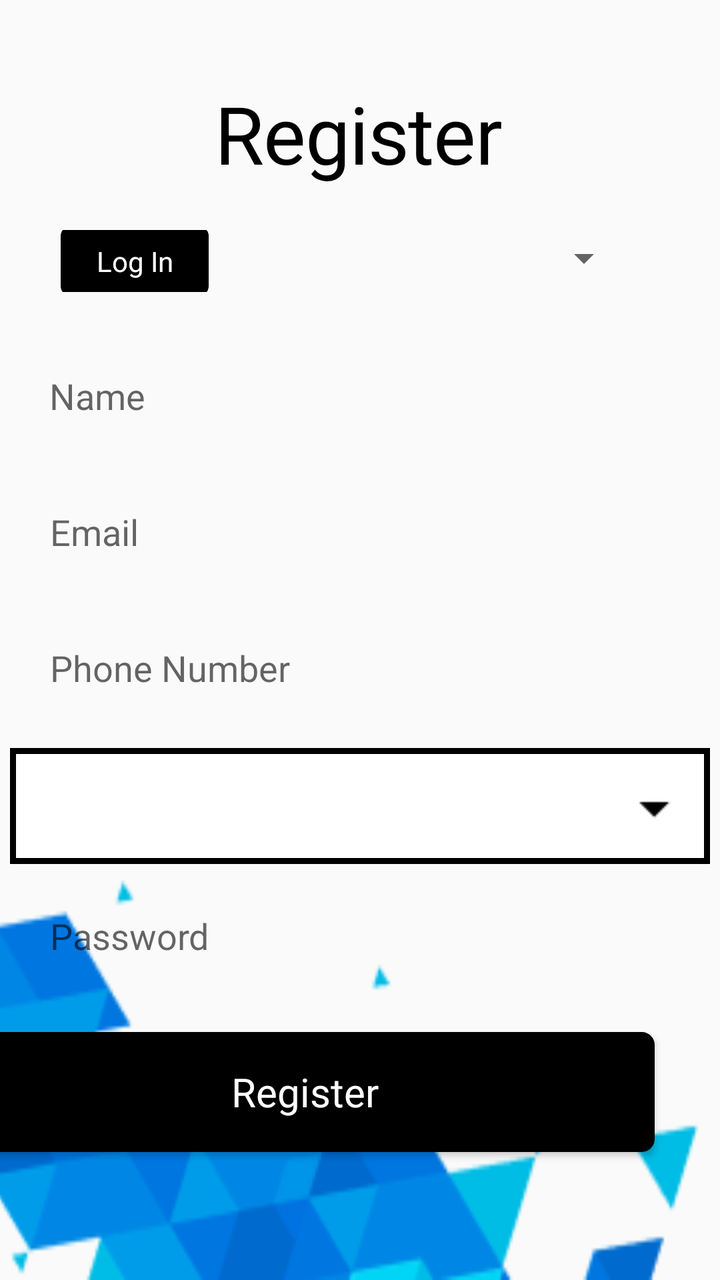
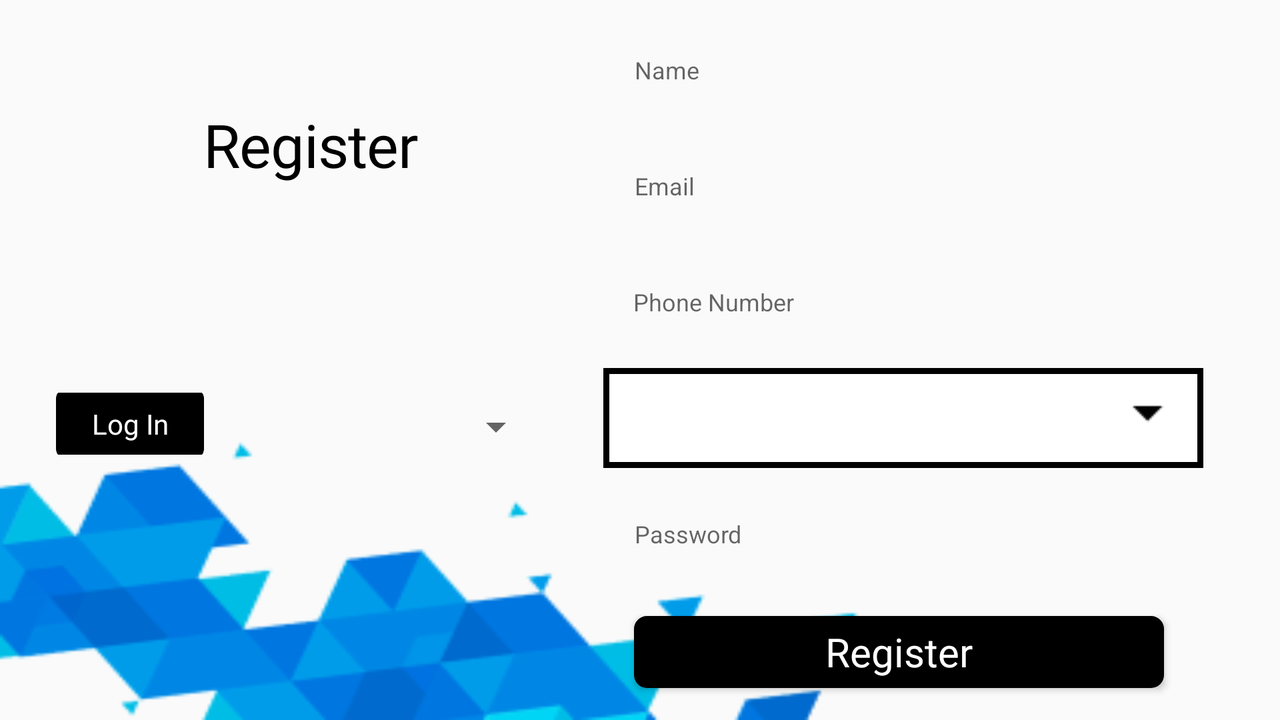

Compare how this app lays out the same screen by default and in its alternative resource folder. The renders come first, then the two layout files and the values they reference.
<!-- AndroidManifest.xml: activity theme AppTheme.NoActionBar -->
<!-- res/layout/activity_register.xml -->
<?xml version="1.0" encoding="utf-8"?>
<androidx.constraintlayout.widget.ConstraintLayout xmlns:android="http://schemas.android.com/apk/res/android"
    xmlns:app="http://schemas.android.com/apk/res-auto"
    xmlns:tools="http://schemas.android.com/tools"
    android:layout_width="match_parent"
    android:layout_height="match_parent"
    tools:context=".view.RegisterActivity">

    <View
        android:id="@+id/vector_shap2"
        android:layout_width="411dp"
        android:layout_height="370dp"
        android:layout_alignParentStart="true"
        android:layout_alignParentTop="true"
        android:background="@drawable/vector_shape"
        android:rotation="180"
        app:layout_constraintBottom_toBottomOf="parent"
        app:layout_constraintEnd_toEndOf="parent"
        app:layout_constraintHorizontal_bias="1.0"
        app:layout_constraintStart_toStartOf="parent"
        app:layout_constraintTop_toTopOf="parent"
        app:layout_constraintVertical_bias="1.0" />

    <TextView
        android:id="@+id/welcome_to"
        android:layout_width="wrap_content"
        android:layout_height="wrap_content"
        android:layout_alignParentStart="true"
        android:layout_alignParentTop="true"
        android:layout_alignParentEnd="true"
        android:layout_alignParentBottom="true"
        android:layout_marginStart="138dp"
        android:layout_marginTop="40dp"
        android:layout_marginEnd="139dp"
        android:fontFamily="@font/comfortaa"
        android:gravity="center_vertical"
        android:text="@string/register"
        android:textAppearance="@style/welcome_to"
        android:textSize="40sp"
        app:layout_constraintEnd_toEndOf="parent"
        app:layout_constraintStart_toStartOf="parent"
        app:layout_constraintTop_toTopOf="parent" />

    <EditText
        android:id="@+id/username"
        android:layout_width="350dp"
        android:layout_height="60dp"
        android:layout_marginStart="99dp"
        android:layout_marginEnd="99dp"
        android:layout_marginBottom="8dp"
        android:autofillHints="email"
        android:background="@drawable/text_border"
        android:ems="10"
        android:hint="@string/email"
        android:inputType="textEmailAddress"
        android:padding="20dp"
        app:layout_constraintBottom_toTopOf="@+id/phone"
        app:layout_constraintEnd_toEndOf="parent"
        app:layout_constraintStart_toStartOf="parent" />

    <EditText
        android:id="@+id/Name"
        android:layout_width="350dp"
        android:layout_height="60dp"
        android:layout_marginStart="99dp"
        android:layout_marginEnd="99dp"
        android:layout_marginBottom="8dp"
        android:autofillHints="username"
        android:background="@drawable/text_border"
        android:ems="10"
        android:hint="@string/name"
        android:inputType="textPersonName"
        android:padding="20dp"
        app:layout_constraintBottom_toTopOf="@+id/username"
        app:layout_constraintEnd_toEndOf="parent"
        app:layout_constraintHorizontal_bias="0.503"
        app:layout_constraintStart_toStartOf="parent" />

    <EditText
        android:id="@+id/phone"
        android:layout_width="350dp"
        android:layout_height="60dp"
        android:layout_marginStart="99dp"
        android:layout_marginEnd="99dp"
        android:layout_marginBottom="8dp"
        android:autofillHints="PhoneNumber"
        android:background="@drawable/text_border"
        android:ems="10"
        android:hint="@string/phone_number"
        android:inputType="phone"
        android:padding="20dp"
        app:layout_constraintBottom_toTopOf="@+id/address"
        app:layout_constraintEnd_toEndOf="parent"
        app:layout_constraintStart_toStartOf="parent" />


    <EditText
        android:id="@+id/password"
        android:layout_width="350dp"
        android:layout_height="60dp"
        android:layout_marginStart="99dp"
        android:layout_marginEnd="99dp"
        android:layout_marginBottom="16dp"
        android:autofillHints="Password"
        android:background="@drawable/text_border"
        android:ems="10"
        android:hint="@string/password"
        android:inputType="textPassword"
        android:padding="20dp"
        app:layout_constraintBottom_toTopOf="@+id/register"
        app:layout_constraintEnd_toEndOf="parent"
        app:layout_constraintStart_toStartOf="parent" />

    <Button
        android:id="@+id/register"
        android:layout_width="350dp"
        android:layout_height="60dp"
        android:layout_marginStart="28dp"
        android:layout_marginEnd="33dp"
        android:layout_marginBottom="64dp"
        android:background="@drawable/button_anim"
        android:fontFamily="@font/comfortaa"
        android:text="@string/register"
        android:textAllCaps="false"
        android:textColor="#FFFFFF"
        android:textSize="20sp"
        app:layout_constraintBottom_toBottomOf="parent"
        app:layout_constraintEnd_toEndOf="parent"
        app:layout_constraintHorizontal_bias="1.0"
        app:layout_constraintStart_toStartOf="parent" />

    <Spinner
        android:id="@+id/spinner"
        android:layout_width="161dp"
        android:layout_height="58dp"
        android:layout_marginEnd="44dp"
        android:layout_marginBottom="12dp"
        app:layout_constraintBottom_toTopOf="@+id/Name"
        app:layout_constraintEnd_toEndOf="parent" />

    <Spinner
        android:id="@+id/address"
        android:layout_width="350dp"
        android:layout_height="58dp"
        android:layout_marginBottom="8dp"
        android:background="@drawable/gradient_spinner"
        app:layout_constraintBottom_toTopOf="@+id/password"
        app:layout_constraintEnd_toEndOf="parent"
        app:layout_constraintHorizontal_bias="0.508"
        app:layout_constraintStart_toStartOf="parent" />

    <Button
        android:id="@+id/switchto"
        android:layout_width="74dp"
        android:layout_height="31dp"
        android:layout_marginStart="28dp"
        android:layout_marginEnd="33dp"
        android:layout_marginBottom="24dp"
        android:background="@drawable/button_black"
        android:fontFamily="@font/comfortaa"
        android:text="@string/login"
        android:textAllCaps="false"
        android:textColor="#FFFFFF"
        android:textSize="14sp"
        app:layout_constraintBottom_toTopOf="@+id/Name"
        app:layout_constraintEnd_toEndOf="parent"
        app:layout_constraintHorizontal_bias="0.01"
        app:layout_constraintStart_toStartOf="parent" />

</androidx.constraintlayout.widget.ConstraintLayout>
<!-- resources referenced by this layout -->
<resources>
  <!-- drawable button_anim (drawable) -->
  <?xml version="1.0" encoding="utf-8"?>
  <ripple xmlns:android="http://schemas.android.com/apk/res/android"
      android:color="@color/colorPrimaryDark">
      <item android:id="@android:id/mask">
          <shape android:shape="rectangle">
              <solid android:color="@color/colorPrimaryDark" />
              <corners android:radius="10dp" />
          </shape>
      </item>
  
      <item android:id="@android:id/background">
          <shape android:shape="rectangle">
              <stroke
                  android:width="3dp"
                  android:color="@android:color/black" />
  
              <solid android:color="@android:color/black" />
              <corners android:radius="5dp" />
          </shape>
      </item>
  </ripple>
  <!-- drawable button_black (drawable-v24) -->
  <?xml version="1.0" encoding="utf-8"?>
  <vector
      xmlns:android="http://schemas.android.com/apk/res/android"
      xmlns:aapt="http://schemas.android.com/aapt"
      android:width="200dp"
      android:height="40dp"
      android:viewportWidth="309"
      android:viewportHeight="48"
      >
  
      <group>
  
          <clip-path
              android:pathData="M6 0H303C306.314 0 309 2.68629 309 6V42C309 45.3137 306.314 48 303 48H6C2.68629 48 0 45.3137 0 42V6C0 2.68629 2.68629 0 6 0Z"
              />
  
          <path
              android:pathData="M0 0V48H309V0"
              android:fillColor="#000000"
              />
  
          <path
              android:pathData="M6 0H303C306.314 0 309 2.68629 309 6V42C309 45.3137 306.314 48 303 48H6C2.68629 48 0 45.3137 0 42V6C0 2.68629 2.68629 0 6 0Z"
              android:strokeWidth="4"
              android:strokeColor="#000000"
              />
  
      </group>
  
  </vector>
  <!-- drawable gradient_spinner (drawable) -->
  <?xml version="1.0" encoding="utf-8"?>
  <selector xmlns:android="http://schemas.android.com/apk/res/android">
      <item><layer-list>
          <item>
              <shape>
                  <solid
                      android:color="@color/design_default_color_background">
                  </solid>
  
                  <padding
                      android:bottom="10dp"
                      android:left="10dp"
                      android:right="10dp"
                      android:top="10dp" />
                  <stroke
                      android:width="3dp"
                      android:color="@color/design_default_color_on_secondary"/>
              </shape>
          </item>
          <item >
              <bitmap android:gravity="bottom|right"
                  android:src="@drawable/ic_arrow_drop_down_24px" />
          </item>
      </layer-list></item>
  </selector>
  <!-- drawable vector_shape: png bitmap (drawable-v24, 11554 bytes) -->
  <string name="email">Email</string>
  <string name="login">Log In</string>
  <string name="name">Name</string>
  <string name="password">Password</string>
  <string name="phone_number">Phone Number</string>
  <string name="register">Register</string>
  <style name="welcome_to">
          <item name="android:textSize"> 24sp </item>
  
          <item name="android:letterSpacing"> -0.01 </item>
  
          <item name="android:textColor"> #000000 </item>
      </style>
  <style name="AppTheme.NoActionBar">
          <item name="windowActionBar">false</item>
          <item name="windowNoTitle">true</item>
          <item name="android:windowFullscreen">true</item>
          <item name="android:statusBarColor">@android:color/transparent</item>
      </style>
  <!-- drawable ic_arrow_drop_down_24px: png bitmap (drawable-v24, 225 bytes) -->
</resources>
<!-- res/layout-land/activity_register.xml (the repository's variant of the layout above) -->
<!-- drawn on the phone turned sideways -->
<?xml version="1.0" encoding="utf-8"?>
<androidx.constraintlayout.widget.ConstraintLayout xmlns:android="http://schemas.android.com/apk/res/android"
    xmlns:app="http://schemas.android.com/apk/res-auto"
    xmlns:tools="http://schemas.android.com/tools"
    android:layout_width="match_parent"
    android:layout_height="match_parent"
    tools:context=".view.RegisterActivity">

    <Spinner
        android:id="@+id/address"
        android:layout_width="300dp"
        android:layout_height="50dp"
        android:layout_marginStart="99dp"
        android:layout_marginBottom="8dp"
        android:layout_marginEnd="10dp"
        android:background="@drawable/gradient_spinner"
        android:textSize="12sp"
        app:layout_constraintBottom_toTopOf="@+id/password"
        app:layout_constraintEnd_toEndOf="parent"
        app:layout_constraintHorizontal_bias="0.878"
        app:layout_constraintStart_toStartOf="parent" />

    <View
        android:id="@+id/vector_shap2"
        android:layout_width="441dp"
        android:layout_height="257dp"
        android:layout_alignParentStart="true"
        android:layout_alignParentTop="true"
        android:background="@drawable/vector_shape"
        android:rotation="180"
        app:layout_constraintBottom_toBottomOf="parent"
        app:layout_constraintEnd_toEndOf="parent"
        app:layout_constraintHorizontal_bias="0.0"
        app:layout_constraintStart_toStartOf="parent"
        app:layout_constraintTop_toTopOf="parent"
        app:layout_constraintVertical_bias="1.0" />

    <TextView
        android:id="@+id/welcome_to"
        android:layout_width="wrap_content"
        android:layout_height="wrap_content"
        android:layout_alignParentStart="true"
        android:layout_alignParentTop="true"
        android:layout_alignParentEnd="true"
        android:layout_alignParentBottom="true"
        android:layout_marginTop="52dp"
        android:fontFamily="@font/comfortaa"
        android:gravity="center_vertical"
        android:text="@string/register"
        android:textSize="30sp"
        android:textAppearance="@style/welcome_to"
        app:layout_constraintEnd_toEndOf="parent"
        app:layout_constraintHorizontal_bias="0.191"
        app:layout_constraintStart_toStartOf="parent"
        app:layout_constraintTop_toTopOf="parent" />

    <EditText
        android:id="@+id/username"
        android:layout_width="300dp"
        android:layout_height="50dp"
        android:layout_marginStart="99dp"
        android:layout_marginEnd="10dp"
        android:layout_marginBottom="8dp"
        android:textSize="12sp"
        android:autofillHints="email"
        android:background="@drawable/text_border"
        android:ems="10"
        android:hint="@string/email"
        android:inputType="textEmailAddress"
        android:padding="15dp"
        app:layout_constraintBottom_toTopOf="@+id/phone"
        app:layout_constraintEnd_toEndOf="parent"
        app:layout_constraintHorizontal_bias="0.88"
        app:layout_constraintStart_toStartOf="parent" />

    <EditText
        android:id="@+id/Name"
        android:layout_width="300dp"
        android:layout_height="50dp"
        android:layout_marginStart="99dp"
        android:layout_marginEnd="10dp"
        android:layout_marginBottom="8dp"
        android:autofillHints="username"
        android:background="@drawable/text_border"
        android:textSize="12sp"
        android:ems="10"
        android:hint="@string/name"
        android:inputType="textPersonName"
        android:padding="15dp"
        app:layout_constraintBottom_toTopOf="@+id/username"
        app:layout_constraintEnd_toEndOf="parent"
        app:layout_constraintHorizontal_bias="0.88"
        app:layout_constraintStart_toStartOf="parent" />

    <EditText
        android:id="@+id/phone"
        android:layout_width="300dp"
        android:layout_height="50dp"
        android:layout_marginStart="99dp"
        android:layout_marginEnd="10dp"
        android:layout_marginBottom="8dp"
        android:autofillHints="PhoneNumber"
        android:background="@drawable/text_border"
        android:ems="10"
        android:hint="@string/phone_number"
        android:inputType="phone"
        android:padding="15dp"
        android:textSize="12sp"
        app:layout_constraintBottom_toTopOf="@+id/address"
        app:layout_constraintEnd_toEndOf="parent"
        app:layout_constraintHorizontal_bias="0.878"
        app:layout_constraintStart_toStartOf="parent" />

    <EditText
        android:id="@+id/password"
        android:layout_width="300dp"
        android:layout_height="50dp"
        android:layout_marginStart="99dp"
        android:layout_marginEnd="10dp"
        android:layout_marginBottom="16dp"
        android:autofillHints="Password"
        android:background="@drawable/text_border"
        android:ems="10"
        android:hint="@string/password"
        android:inputType="textPassword"
        android:padding="15dp"
        android:textSize="12sp"
        app:layout_constraintBottom_toTopOf="@+id/register"
        app:layout_constraintEnd_toEndOf="parent"
        app:layout_constraintHorizontal_bias="0.88"
        app:layout_constraintStart_toStartOf="parent"/>

    <Button
        android:id="@+id/register"
        android:layout_width="265dp"
        android:layout_height="36dp"
        android:layout_marginStart="28dp"
        android:layout_marginEnd="33dp"
        android:layout_marginBottom="16dp"
        android:background="@drawable/button_anim"
        android:fontFamily="@font/comfortaa"
        android:text="@string/register"
        android:textAllCaps="false"
        android:textColor="#FFFFFF"
        android:textSize="20sp"
        app:layout_constraintBottom_toBottomOf="parent"
        app:layout_constraintEnd_toEndOf="parent"
        app:layout_constraintHorizontal_bias="0.92"
        app:layout_constraintStart_toStartOf="parent" />

    <Spinner
        android:id="@+id/spinner"
        android:layout_width="161dp"
        android:layout_height="58dp"
        android:layout_marginTop="92dp"
        android:layout_marginEnd="368dp"
        app:layout_constraintEnd_toEndOf="parent"
        app:layout_constraintTop_toBottomOf="@+id/welcome_to" />

    <Button
        android:id="@+id/switchto"
        android:layout_width="74dp"
        android:layout_height="31dp"
        android:layout_marginStart="28dp"
        android:layout_marginTop="104dp"
        android:layout_marginEnd="33dp"
        android:background="@drawable/button_black"
        android:fontFamily="@font/comfortaa"
        android:text="@string/login"
        android:textAllCaps="false"
        android:textColor="#FFFFFF"
        android:textSize="14sp"
        app:layout_constraintEnd_toEndOf="parent"
        app:layout_constraintHorizontal_bias="0.0"
        app:layout_constraintStart_toStartOf="parent"
        app:layout_constraintTop_toBottomOf="@+id/welcome_to" />

</androidx.constraintlayout.widget.ConstraintLayout>
